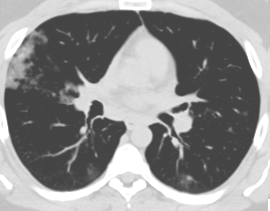
#> input picture imageFeatures/Covid (20).png, 270 x 211 px
$ jupyter execute gaborFilter.ipynb   (older library calls are emulated)
#> lines starting #> are read from the running program, lines starting #| are printed output that depends on the picture
[cell 1]
import matplotlib.pyplot as plt

from skimage.feature import graycomatrix, graycoprops
from skimage import io
import cv2
import numpy as np

[cell 2]
imagePath = "Covid (20).png"
image = cv2.imread(imagePath, cv2.IMREAD_GRAYSCALE)
#> image is the input picture: shape (211, 270); min 68, max 255, mean 143.5
plt.imshow(image)
plt.show()
print(f"shape : {image.shape}")
#| shape : (211, 270)
print(f"type : {type(image)}")
#| type : <class 'numpy.ndarray'>
print(image.dtype)
#| uint8

[cell 3]
image = cv2.resize(image, (248, 248))
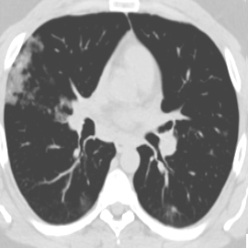
#> image: shape (248, 248); min 68, max 255, mean 143.4
print(image.shape)
#| (248, 248)

[cell 4]
subimage = image[0:150, 0:100]
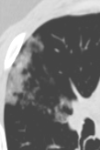
#> subimage: shape (150, 100); min 68, max 255, mean 123
plt.imshow(subimage)
plt.show()

[cell 5]
ksize = 20
sigma = 10
lamda = 1 * np.pi/4
theta = 1 * np.pi/4
gamma = 0.5
phi = 0

[cell 6]
kernel = cv2.getGaborKernel((ksize, ksize), sigma, theta, lamda, gamma, phi, ktype=cv2.CV_32F)
plt.imshow(kernel)
plt.show()
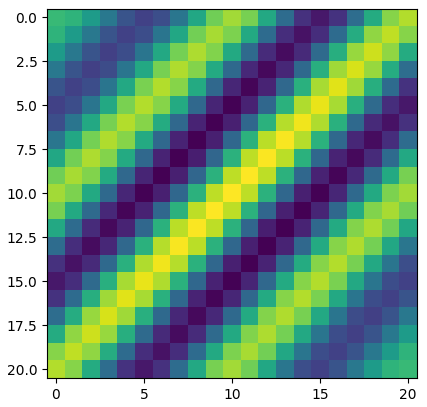
#> figure drawn by matplotlib, 1 panel

[cell 7]
fimage = cv2.filter2D(subimage, cv2.CV_8UC3, kernel)
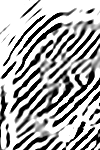
#> fimage: shape (150, 100); min 0, max 255, mean 170.5
plt.imshow(fimage)
plt.show()
